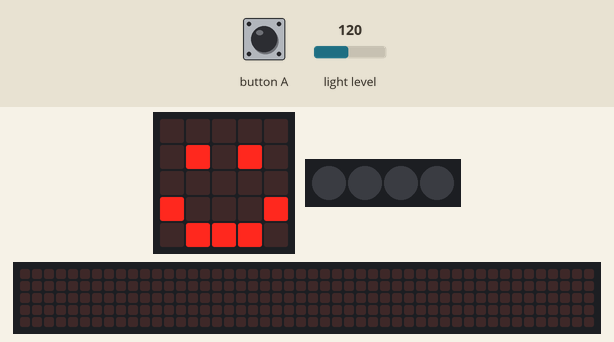
Recording of a program running on a simulated BBC micro:bit (MakeCode). Shown: the board's 5×5 LED display, 4 RGB LEDs in strip order, left to right, a strip that is not on the board, showing the scrolling text unrolled. The test bench sets the inputs (shaded band); at power-on: light level 120. Dim RGB values are drawn brighter than linear; the 48×5 strip is a reading aid, not a part: it shows the text the display is scrolling, unrolled, one strip-width of it at a time.

Above: at 1.8 s.
1.9 s: button A pressed for 0.15 s
At 8.5 s:
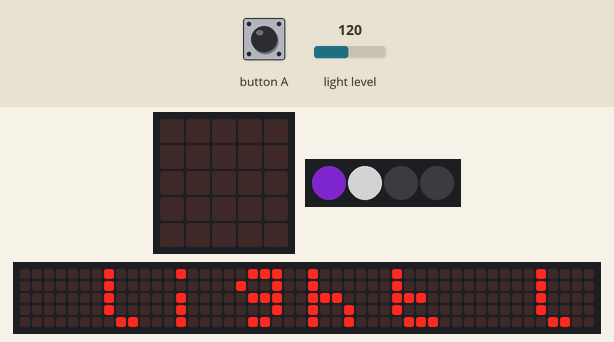
At 22.1 s:
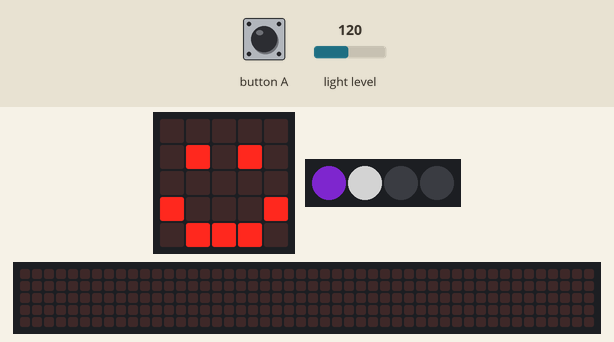

The program:

main.ts
```typescript
// (licence header left out)
// variables
let neopixelStrip: neopixel.Strip = null
let lightAmount: number = 0

// cleanup
basic.clearScreen()
neopixelStrip = neopixel.create(DigitalPin.P16, 4, NeoPixelMode.RGB)
neopixelStrip.setPixelColor(0, neopixel.colors(NeoPixelColors.Black))
neopixelStrip.setPixelColor(1, neopixel.colors(NeoPixelColors.Black))
neopixelStrip.setPixelColor(2, neopixel.colors(NeoPixelColors.Black))
neopixelStrip.setPixelColor(3, neopixel.colors(NeoPixelColors.Black))
neopixelStrip.show()
basic.showIcon(IconNames.Happy)

// button a
input.onButtonPressed(Button.A, function () {
lightAmount = input.lightLevel()
neopixelStrip.clear()

if (lightAmount <= 51) {
    neopixelStrip.clear()
}
if (lightAmount > 52) {
    neopixelStrip.setPixelColor(0, neopixel.colors(NeoPixelColors.Violet))
}
if (lightAmount > 104) {
    neopixelStrip.setPixelColor(1, neopixel.colors(NeoPixelColors.White))
}
if (lightAmount > 156) {
    neopixelStrip.setPixelColor(2, neopixel.colors(NeoPixelColors.Indigo))
}
if (lightAmount > 208) {
    neopixelStrip.setPixelColor(3, neopixel.colors(NeoPixelColors.Purple))
}
neopixelStrip.show()
basic.showString(" light level is : " + lightAmount)
basic.showIcon(IconNames.Happy)
})
```

Measured:
- after the input at 1.9 s, the display: first changes after 0.15 s (image 1 shows a later state)
- what the display in image 1 shows lasts 0.6 s, from 8.1 s to 8.7 s
